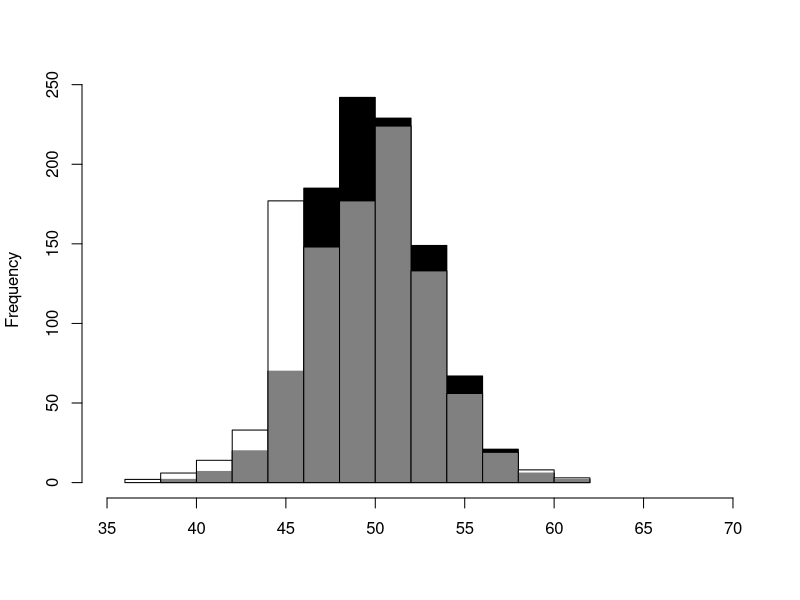
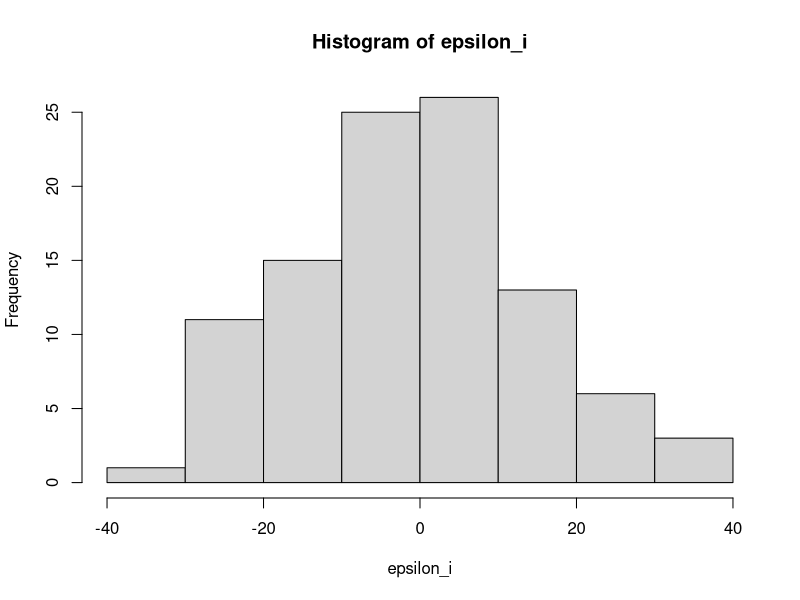
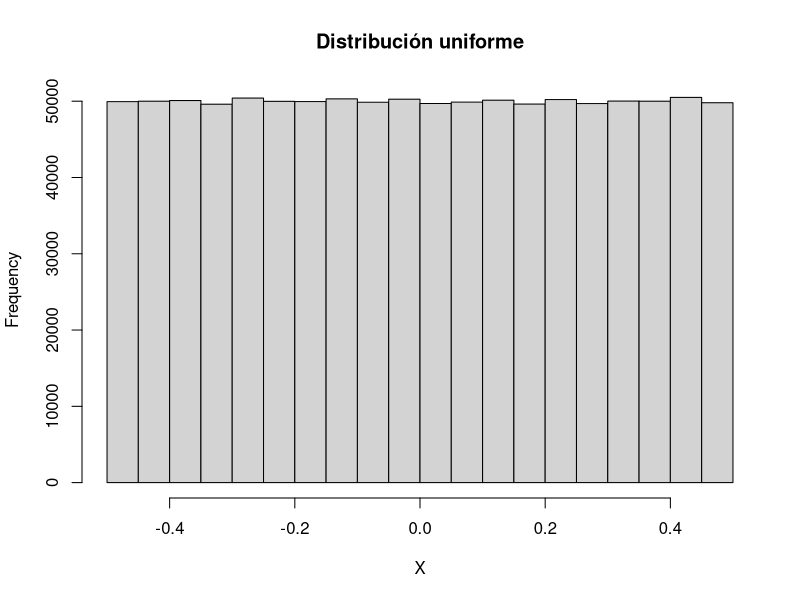
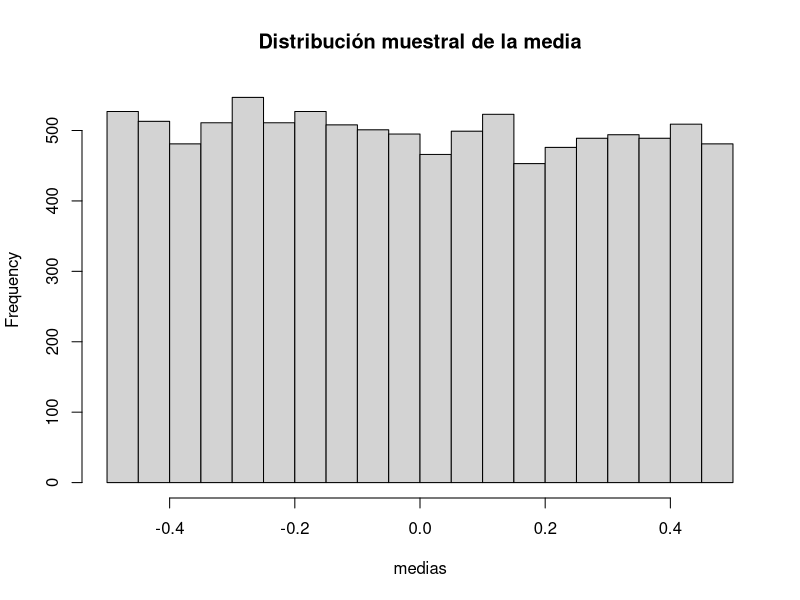
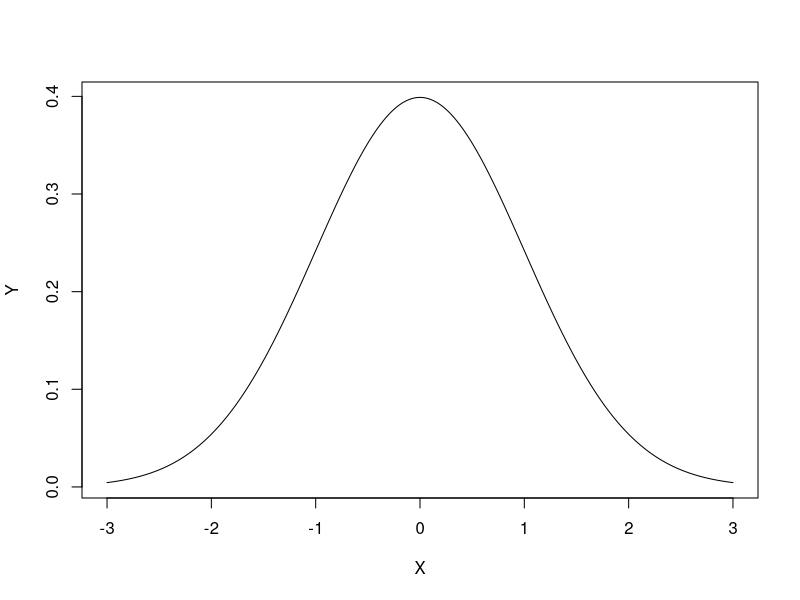
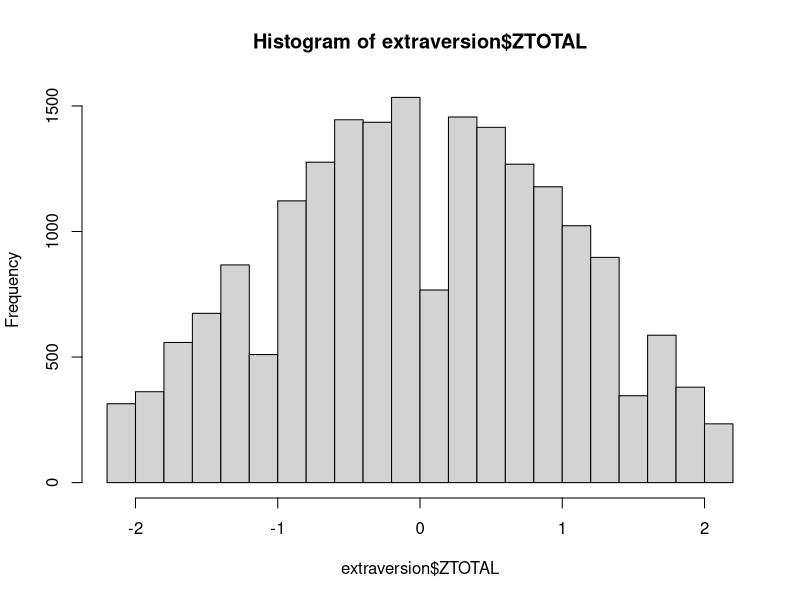
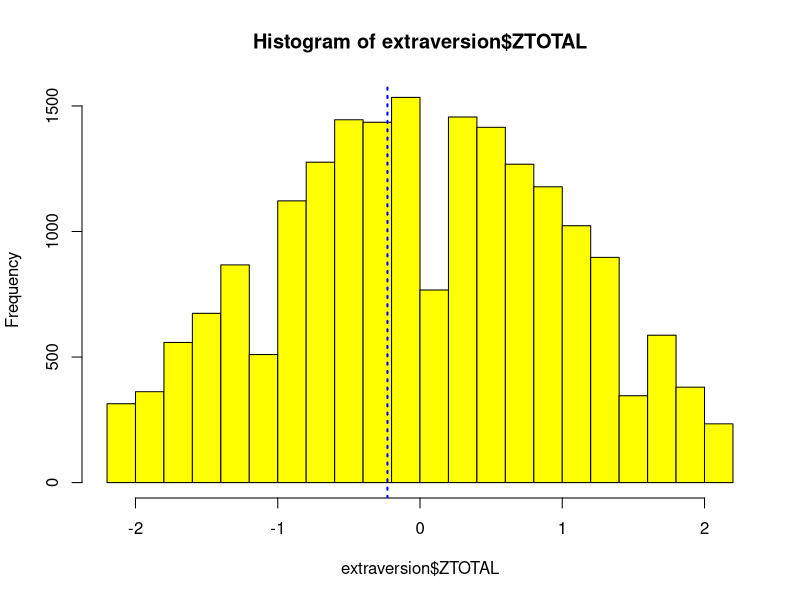

Recreate these plots in R, in order.
## ---- chunk 1
library(readr)
library(dplyr)
## ---- chunk 2
epsilon_i <- c(
  -11, 6, 32, 15, 20, 11, -19, 8, 1, 7, 12, -5, 29, -14, -4, 0,
  -15, 11, -31, 12, 0, -4, -11, -22, 7, -10, -4, -2, 14, 0, 4, 
  7, -8, -13, -15, 17, 2, -14, -5, 10, -5, -2, 3, 4, 22, -17, 12, 
  -26, -1, 9, -6, -22, -7, -25, -23, -8, -20, 4, 29, -10, -12, 
  13, 3, 28, 10, 5, 10, -7, 1, 2, 1, -2, -3, -4, 6, 17, 31, 24,
  19, -5, 4, -23, 10, -26, -15, 20, -11, -24, 3, 2, -6, 25, -9,
  -5, -5, -28, 5, -19, 35, -24)
## ---- chunk 3
e_i <- sample(x = epsilon_i, size = 20, replace = FALSE)
## ---- chunk 4
Y_i = 50 + e_i
## ---- chunk 5
mean(Y_i)
median(Y_i)
## ---- chunk 6
medias <- vector(mode = "numeric")
medianas <- vector(mode = "numeric")

for (i in 1:1000) {
  e_i <- sample(x = epsilon_i, size = 20, replace = TRUE)
  Y_i = 50 + e_i
  medias[i] <- mean(Y_i)
  medianas[i] <- median(Y_i)
}
## ---- chunk 7
mean(medias)
mean(medianas)
## ---- chunk 8
hist(medias, col = "black", main = "", xlab = "", xlim = c(35, 70))
hist(medianas, col = rgb(1, 1, 1, 0.5), add = TRUE)
## ---- chunk 9
hist(epsilon_i)
## ---- chunk 10
N <- 1e6
X <- runif(N, -0.5, 0.5)
# X <- rchisq(N, 1)
hist(X, main = "Distribución uniforme")
## ---- chunk 11
medias <- vector(mode = "numeric")
n <- 1

for (i in 1:10000) medias[i] <- mean(sample(x = X, size = n, replace = TRUE))

hist(medias, main = "Distribución muestral de la media")
## ---- chunk 12
X <- seq(from = -3, to = 3, by = 0.01)
Y <- dnorm(X)
## ---- chunk 13
plot(X, Y, type = "l")
## ---- chunk 14
extraversion <- read_delim("extraversion.csv", delim = ";")
extraversion$TOTAL <- rowMeans(extraversion)
extraversion$ZTOTAL <- scale(extraversion$TOTAL)
## ---- chunk 15
hist(extraversion$ZTOTAL)
## ---- chunk 16
score <- mean(c(2, 4, 1, 5, 1, 3, 1, 5, 1, 5))
## ---- chunk 17
z_score <- (score - mean(extraversion$TOTAL))/sd(extraversion$TOTAL)
## ---- chunk 18
hist(extraversion$ZTOTAL, col = "yellow")
abline(v = z_score, col = "blue", lwd = 2, lty = "dotted")
## ---- chunk 19
integrate(dnorm, mean = 0, sd = 1, lower = z_score, upper = Inf)$value
## ---- chunk 20
integrate(dnorm, mean = 0, sd = 1, lower = -1, upper = 1)$value
## ---- chunk 21
1 - integrate(dnorm, mean = 0, sd = 1, lower = -1.959964, upper = 1.959964)$value
